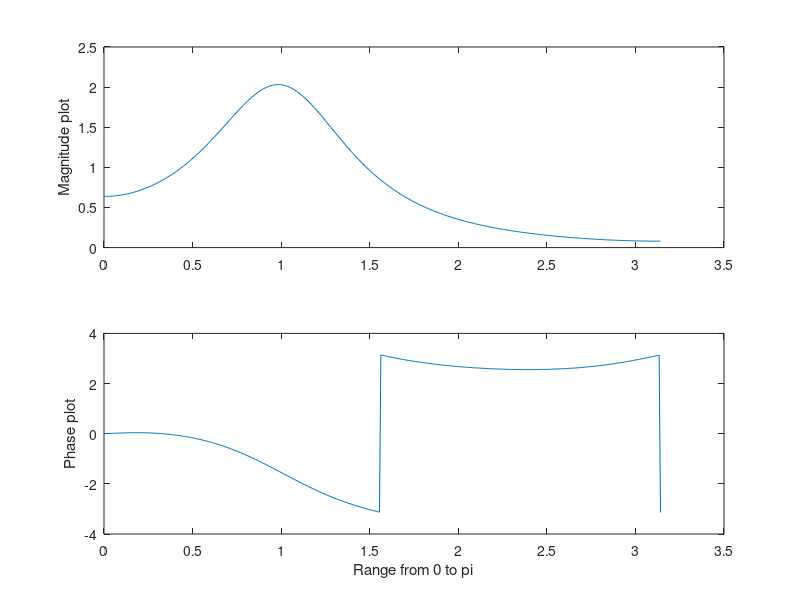

This chart was generated by the following MATLAB code:
m = [0:400]; n = [0:100]; p =400;
h = n.*(0.6.^n).*sin(n);
df = (pi/p)*m;
H = ( (exp (-j*pi/400) ).^(m'*n) )*h';
subplot(2, 1, 1); plot(df, abs(H) );
ylabel('Magnitude plot');
subplot(2, 1, 2); plot(df, angle(H) );
ylabel('Phase plot');
xlabel('Range from 0 to pi');
